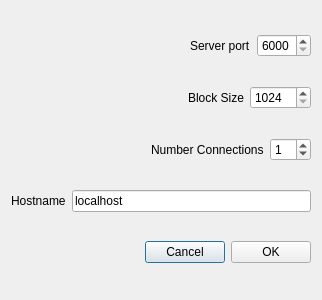
<?xml version="1.0" encoding="UTF-8"?>
<ui version="4.0">
 <class>CConfigClass</class>
 <widget class="QDialog" name="CConfigClass">
  <property name="geometry">
   <rect>
    <x>0</x>
    <y>0</y>
    <width>322</width>
    <height>300</height>
   </rect>
  </property>
  <property name="windowTitle">
   <string>Client Test Configuration</string>
  </property>
  <layout class="QVBoxLayout" name="verticalLayout">
   <item>
    <layout class="QHBoxLayout" name="horizontalLayout_3">
     <item>
      <spacer name="horizontalSpacer_2">
       <property name="orientation">
        <enum>Qt::Horizontal</enum>
       </property>
       <property name="sizeHint" stdset="0">
        <size>
         <width>40</width>
         <height>20</height>
        </size>
       </property>
      </spacer>
     </item>
     <item>
      <widget class="QLabel" name="label">
       <property name="text">
        <string>Server port</string>
       </property>
      </widget>
     </item>
     <item>
      <widget class="QSpinBox" name="port">
       <property name="minimum">
        <number>6000</number>
       </property>
       <property name="maximum">
        <number>7000</number>
       </property>
      </widget>
     </item>
    </layout>
   </item>
   <item>
    <layout class="QHBoxLayout" name="horizontalLayout_5">
     <item>
      <spacer name="horizontalSpacer_4">
       <property name="orientation">
        <enum>Qt::Horizontal</enum>
       </property>
       <property name="sizeHint" stdset="0">
        <size>
         <width>40</width>
         <height>20</height>
        </size>
       </property>
      </spacer>
     </item>
     <item>
      <widget class="QLabel" name="label_3">
       <property name="text">
        <string>Block Size</string>
       </property>
      </widget>
     </item>
     <item>
      <widget class="QSpinBox" name="blockSize">
       <property name="minimum">
        <number>1024</number>
       </property>
       <property name="maximum">
        <number>32768</number>
       </property>
       <property name="singleStep">
        <number>1024</number>
       </property>
      </widget>
     </item>
    </layout>
   </item>
   <item>
    <layout class="QHBoxLayout" name="horizontalLayout_8">
     <item>
      <spacer name="horizontalSpacer_5">
       <property name="orientation">
        <enum>Qt::Horizontal</enum>
       </property>
       <property name="sizeHint" stdset="0">
        <size>
         <width>40</width>
         <height>20</height>
        </size>
       </property>
      </spacer>
     </item>
     <item>
      <widget class="QLabel" name="label_6">
       <property name="text">
        <string>Number Connections</string>
       </property>
      </widget>
     </item>
     <item>
      <widget class="QSpinBox" name="connections">
       <property name="value">
        <number>1</number>
       </property>
      </widget>
     </item>
    </layout>
   </item>
   <item>
    <layout class="QHBoxLayout" name="horizontalLayout_6">
     <item>
      <widget class="QLabel" name="label_5">
       <property name="text">
        <string>Hostname</string>
       </property>
      </widget>
     </item>
     <item>
      <widget class="QLineEdit" name="hostName">
       <property name="text">
        <string>localhost</string>
       </property>
      </widget>
     </item>
    </layout>
   </item>
   <item>
    <layout class="QHBoxLayout" name="horizontalLayout">
     <property name="spacing">
      <number>6</number>
     </property>
     <property name="margin">
      <number>0</number>
     </property>
     <item>
      <spacer name="horizontalSpacer">
       <property name="orientation">
        <enum>Qt::Horizontal</enum>
       </property>
       <property name="sizeHint" stdset="0">
        <size>
         <width>40</width>
         <height>20</height>
        </size>
       </property>
      </spacer>
     </item>
     <item>
      <widget class="QPushButton" name="cancelButton">
       <property name="text">
        <string>Cancel</string>
       </property>
      </widget>
     </item>
     <item>
      <widget class="QPushButton" name="okButton">
       <property name="text">
        <string>OK</string>
       </property>
      </widget>
     </item>
    </layout>
   </item>
  </layout>
 </widget>
 <layoutdefault spacing="6" margin="11"/>
 <resources/>
 <connections>
  <connection>
   <sender>okButton</sender>
   <signal>clicked()</signal>
   <receiver>CConfigClass</receiver>
   <slot>accept()</slot>
   <hints>
    <hint type="sourcelabel">
     <x>273</x>
     <y>272</y>
    </hint>
    <hint type="destinationlabel">
     <x>109</x>
     <y>257</y>
    </hint>
   </hints>
  </connection>
  <connection>
   <sender>cancelButton</sender>
   <signal>clicked()</signal>
   <receiver>CConfigClass</receiver>
   <slot>reject()</slot>
   <hints>
    <hint type="sourcelabel">
     <x>183</x>
     <y>274</y>
    </hint>
    <hint type="destinationlabel">
     <x>30</x>
     <y>254</y>
    </hint>
   </hints>
  </connection>
 </connections>
</ui>
